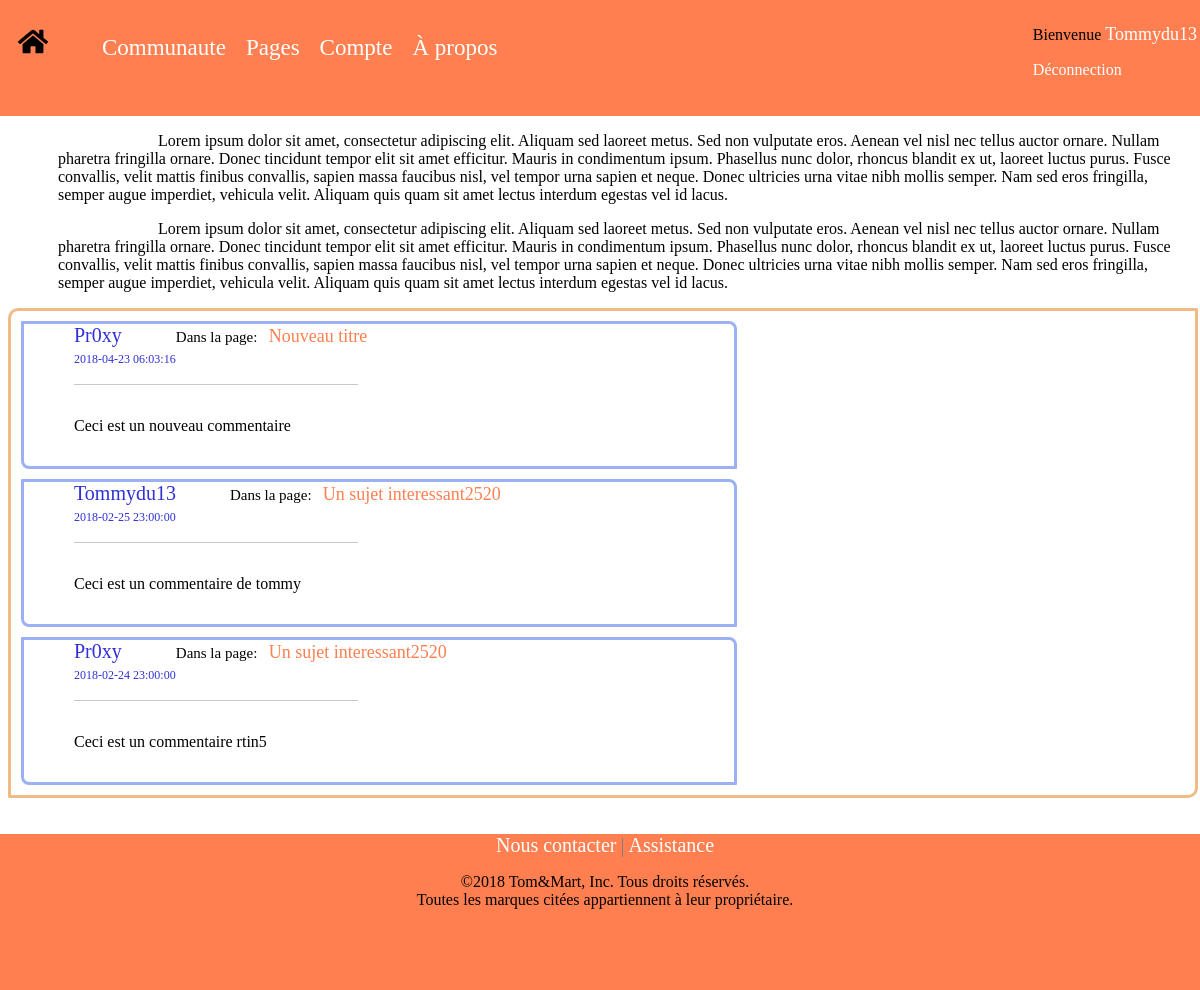
Page /php/index.php (signed in) on the committed database.
### tables this page shows
CREATE TABLE `users` (
  `id` int(11) NOT NULL,
  `mail` varchar(50) NOT NULL,
  `pseudo` varchar(30) NOT NULL,
  `password` varchar(30) NOT NULL,
  `admin` int(11) NOT NULL DEFAULT '0',
  `last_ip` varchar(15) DEFAULT NULL
);

CREATE TABLE `commentaire` (
  `id` int(11) NOT NULL,
  `id_auteur` int(11) NOT NULL,
  `contenu` text NOT NULL,
  `id_question` int(11) NOT NULL,
  `date` timestamp NULL DEFAULT NULL
);

CREATE TABLE `question` (
  `id` int(11) NOT NULL,
  `titre` text NOT NULL,
  `contenu` text NOT NULL,
  `date` timestamp NULL DEFAULT NULL
);

### php/index.php (the view, shortened to what this page needs)
<?php
include("coBDD.php");?>
<link rel="stylesheet" type="text/css" href="../css/home.css">
<link rel="stylesheet" type="text/css" href="../css/header.css">
<link rel="stylesheet" type="text/css" href="../css/comments.css">
<html id="global_size">
    <body>
        <p class="home_text_container" >
                Lorem ipsum dolor sit amet, consectetur adipiscing elit.
            Aliquam sed laoreet metus. Sed non vulputate eros. Aenean vel nisl nec tellus auctor ornare.
            Nullam pharetra fringilla ornare. Donec tincidunt tempor elit sit amet efficitur.
            Mauris in condimentum ipsum. Phasellus nunc dolor, rhoncus blandit ex ut, laoreet luctus purus.
            Fusce convallis, velit mattis finibus convallis, sapien massa faucibus nisl, vel tempor urna sapien et neque.
            Donec ultricies urna vitae nibh mollis semper. Nam sed eros fringilla, semper augue imperdiet, vehicula velit.
            Aliquam quis quam sit amet lectus interdum egestas vel id lacus.
        </p>
        <p class="home_text_container" >
                    Lorem ipsum dolor sit amet, consectetur adipiscing elit.
                Aliquam sed laoreet metus. Sed non vulputate eros. Aenean vel nisl nec tellus auctor ornare.
                Nullam pharetra fringilla ornare. Donec tincidunt tempor elit sit amet efficitur.
                Mauris in condimentum ipsum. Phasellus nunc dolor, rhoncus blandit ex ut, laoreet luctus purus.
                Fusce convallis, velit mattis finibus convallis, sapien massa faucibus nisl, vel tempor urna sapien et neque.
                Donec ultricies urna vitae nibh mollis semper. Nam sed eros fringilla, semper augue imperdiet, vehicula velit.
                Aliquam quis quam sit amet lectus interdum egestas vel id lacus.
            </p>
        <div class="all_comments">
<?php
$page=$dbh->prepare('SELECT * from commentaire order by date DESC');
       	 $page->execute();
	foreach($page->fetchAll(PDO::FETCH_ASSOC) as $row) {
	$getUsername=$dbh->prepare('SELECT pseudo from users where id='.$row["id_auteur"]);
	$getUsername->execute();
	$username=$getUsername->fetchAll()[0]["pseudo"];
    $getPages=$dbh->prepare("SELECT * from question WHERE id=". $row["id_question"]);
    $getPages->execute();
    $result = $getPages->fetchAll();
    $pagesNames = $result[0]["titre"];
    $pagesId = $result[0]["id"];
?>
            <div class="comments_display">
                <div class="comments_display_user_and_page">
                    <span class="comment_user"><?php echo($username);?></span>
                    <span class="comment_page">Dans la page:&nbsp;&nbsp;
                        <a class="page_title" href="page.php?id=<?php echo($pagesId);?>"> <?php echo($pagesNames);?>
                        </a>
                    </span>
                </div>
                <span class="comment_date"><?php echo($row["date"]);?></span>
                <span class="separation_user_comments">_______________________________________________________________________</span>
                <p class="comment"><?php echo($row["contenu"]);?></p>
            </div>
<?php
    }
	?>
        </div>
    </body>
    <footer>
        <br></br>
    </footer>
</html>

### php/coBDD.php (shortened to what this page needs)
<?php
$user="root";
$pass="root";
$dbh = new PDO('mysql:host=localhost;dbname=web', $user, $pass);
function connected($dbh){
    $strrequeteTestBan="SELECT status from ips where ip='".$_SERVER["REMOTE_ADDR"]."' and status=1";
    $requeteTestBan=$dbh->prepare($strrequeteTestBan);
    $requeteTestBan->execute();
    $resultban=$requeteTestBan->fetchAll();
    if(isset($_COOKIE["mail"]) && isset($_COOKIE["password"]))
    {
        if(!is_null($_COOKIE["mail"])&&!is_null($_COOKIE["password"]))
            {
                $Comail='SELECT pseudo from users where mail="'.$_COOKIE["mail"].'" and password="'.$_COOKIE["password"].'"';
                $requeteComail=$dbh->prepare($Comail);
                $requeteComail->execute();
                if($requeteComail->rowCount()==1)
                    return true;
                else
                    return false;
}
else
{
    return false;
}
            }
return false;
}
?>
<link rel="stylesheet" type="text/css" href="../css/header.css">
<header id="header_containt">
        <div class="home_button">
                <a href="../php/index.php" class="home_img">
                    <img src="../res/home.svg" />
                </a>
            </div>
            <div id="display_header_links">
                <a href="../html/forum.html" id="community">Communaute</a>&nbsp;&nbsp;&nbsp;&nbsp;
                <div class="dropdown_pages">
                    <a href="../html/pages.html" id="pages">Pages</a>&nbsp;&nbsp;&nbsp;&nbsp;
                </div>
                <?php if(connected($dbh)) { ?>
                <a href="../html/account.html" id="account">Compte</a>&nbsp;&nbsp;&nbsp;&nbsp;
                <?php } ?>
                <a href="..html/about.html" id="about">&Agrave; propos</a>&nbsp;&nbsp;&nbsp;&nbsp;
            </div>
            <div class="display_header_connection_fields">
            <?php if(!connected($dbh)) { ?>
            <form action="#" method="POST">
                    <input name="connection_mail" type="email" placeholder="email"/>
                    <input name="connection_password" type="password" placeholder="mot de passe"/>
                    <input type="submit" value="Connexion" name="submitConnect" class="connection_button"></form>
                <div class="help_account">
                <?php
if(!connected($dbh))
{
?>
<a href="../php/inscription.php" class="account_creation">Pas encore inscrit ?</a>&nbsp;&nbsp;&nbsp;&nbsp;
<?php
}
?>
                    <a href="#" class="password_forgotten">Mot de passe oubli&eacute; ?</a>
                </div>
                <?php
if(isset($_POST['submitConnect']))
{
   checkAccount($dbh);
}
                }
                else{
                    $tmp='SELECT pseudo,password from users where mail="'.$_COOKIE["mail"].'"';
                    $pseudo=$dbh->prepare($tmp);
                    $pseudo->execute();
                    $pseudo2=$pseudo->fetch();
                if(connected($dbh))
                {
                ?>
<p> Bienvenue
    <span class="username_display">
        <?php echo $pseudo2["pseudo"] ?>
    </span>
</p>
<p><a href="action.php?action=deco" class="disconnect_link">Déconnection</a></p>
                <?php
                }
            }
                ?>
            </div>
</header>

### css/header.css (style rules this page uses)
#global_size { height: 100%; width: 100%; }
#header_containt { height: 15%; background-color: coral; margin-top: -10px; margin-right: -20px; margin-left: -10px; }
.home_button { display: inline-block; }
.home_img { width: 30px; height: 40%; margin-left: 20px; margin-top: 30px; display: inline-block; color: sienna; }
#display_header_links { display: inline-block; margin-left: 50px; }
#community { font-size: 23px; text-decoration: none; color: white; }
#pages { font-size: 23px; text-decoration: none; color: white; }
.dropdown_pages { position: relative; display: inline-block; }
#account { font-size: 23px; text-decoration: none; color: white; }
#about { font-size: 23px; text-decoration: none; color: white; }
.display_header_connection_fields { float: right; height: 20px; display: block; padding-top: 10px; padding-right: 15px; }
.disconnect_link { text-decoration: none; color: white; }
.username_display { color: white; font-size: 18px; }

### css/home.css (style rules this page uses)
.home_text_container { padding-left: 50px; text-indent: 100px; }

### css/comments.css (style rules this page uses)
.all_comments { border-style: solid; border: 1px 1px 1px 1px; border-radius: 10px 1px 10px 1px; border-color: rgb(240, 187, 134); width: 100%; box-sizing: content-box; }
.comments_display { margin: 10px 10px 10px 10px; border-style: solid; border: 0.2px 0.2px 0.2px 0.2px; border-radius: 1px 8px 1px 8px; border-color: rgb(155, 177, 243);; display: block; text-align: left; width: 60%; box-sizing: content-box; }
.separation_user_comments { color: grey; margin-left: 10px; display: block; padding-left: 40px; font-size: 8px; padding-top: 10px; }
.comments_display_user_and_page { display: block; }
.comment_user { font-size: 20px; padding-left: 50px; padding-top: 10px; color: rgb(48, 48, 216); display: inline; }
.comment { text-indent: 35px; padding: 15px 15px 15px 15px; }
.comment_date { color: rgb(48, 48, 216); font-size: 12px; display: block; padding-left: 50px; padding-top: 5px; }
.comment_page { color: black; font-size: 15px; padding-left: 50px; padding-top: 5px; display: inline; }
.page_title { text-decoration: none; color: coral; font-size: 18px; }

### css/footer.css (style rules this page uses)
.footer_containt { background-color: coral; height: 20%; margin-bottom: -10px; margin-right: -20px; margin-left: -10px; }
.mentions { display: block; text-align: center; }
.mention_about { display: inline; font-size: 20px; text-decoration: none; color: white; }
.mention_help { display: inline; font-size: 20px; text-decoration: none; color: white; }
.mention_separate { font-size: 20px; color: grey; }
.trademark_terms { display: block; text-align: center; }

### rows in the picture
users: pseudo "Tommydu13"
commentaire: users.pseudo "Pr0xy", id_question.titre "Nouveau titre", date "2018-04-23 06:03:16", contenu "Ceci est un nouveau commentaire"
commentaire: users.pseudo "Tommydu13", id_question.titre "Un sujet interessant2520", date "2018-02-25 23:00:00", contenu "Ceci est un commentaire de tommy"
commentaire: users.pseudo "Pr0xy", id_question.titre "Un sujet interessant2520", date "2018-02-24 23:00:00", contenu "Ceci est un commentaire rtin5"
